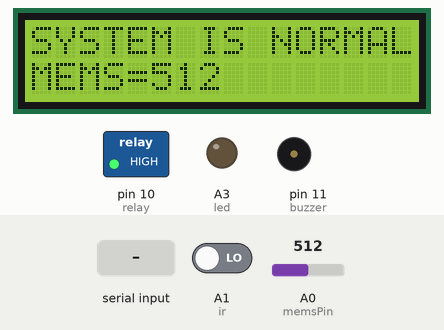
The sketch below on a simulated Arduino Mega 2560, built for the host (arithmetic inside an expression is 32-bit, double 64-bit). Parts: 16×2 character LCD, switched loads named in the sketch (green lamp = pin HIGH), output pins drawn as LEDs (lit = HIGH), buzzer (waves = sounding, pin HIGH). The test bench sets the inputs (shaded band); at power-on: A0 (memsPin) = 512, A1 (ir) LOW. WiFi joins after 1.5 s; servers stay silent unless stated; uploads are accepted with an empty reply; what the sketch prints to the serial monitor is not drawn.

Above: at 7.7 s.
7.8 s: A0 (memsPin) set to 409
At 11.1 s:
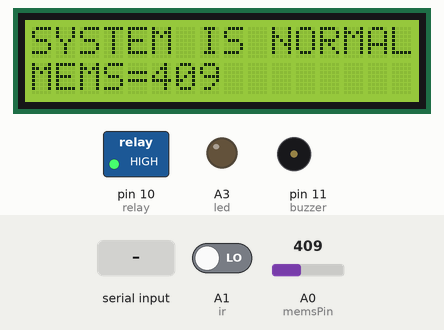
11.4 s: A0 (memsPin) set to 386
At 13.9 s:
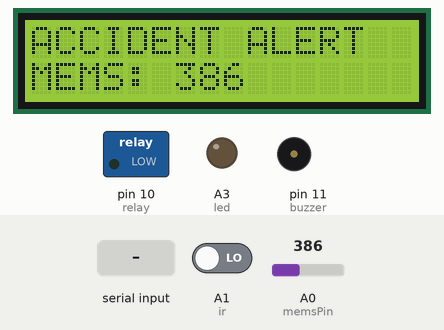
17.1 s: A1 (ir) driven HIGH
At 22.7 s:
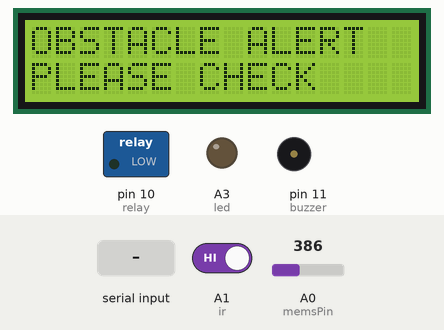
22.8 s: "HELMET" received over the second serial link
At 26.7 s:
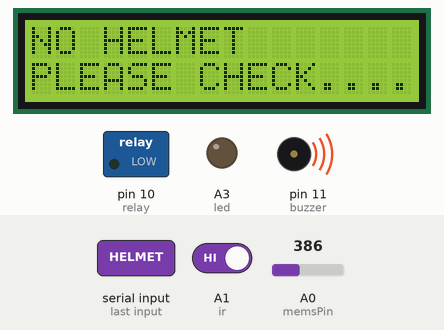
28.5 s: "ALCOHOL" received over the second serial link
At 34.0 s:
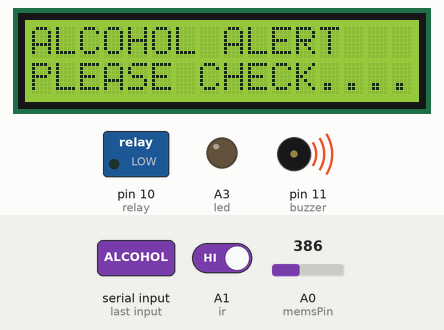
34.2 s: "1" received over the second serial link
Timing chart, 0 to 38.6 s (numbered marks = the images above; inputs shaded):
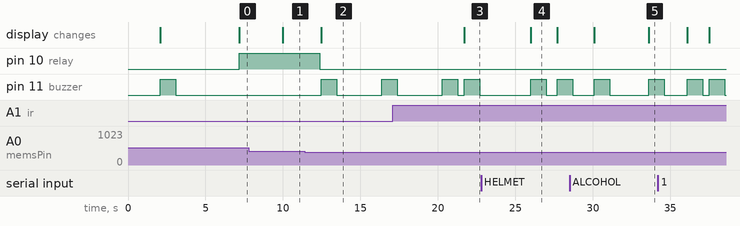

Measured:
- the behaviour switches between 400 and 399 on A0 (memsPin) (found by bisection; images 1 and 2)
- after the input at 7.8 s, the display: changes after 2.2 s (image 1)
- after the input at 11.4 s, pin 10 (relay): HIGH → LOW after 0.98 s; pin 11 (buzzer): LOW → HIGH after 1.1 s, → LOW 1.0 s later, → HIGH 2.9 s later; the display: changes after 1.1 s (image 2)
- after the input at 17.1 s, the display: changes after 4.6 s (image 3)
- after the input at 22.8 s, the display: changes after 3.2 s (image 4)
- what the display in image 4 shows lasts 1.7 s, from 26.0 s to 27.7 s

The sketch:

rx_of_smart_helmet_working.ino
```cpp
#include "WiFiEsp.h"
#include<String.h>

// Emulate Serial1 on pins 6/7 if not present
#ifndef HAVE_HWSERIAL1
#include "SoftwareSerial.h"
SoftwareSerial Serial1(12, 13); // RX, TX
SoftwareSerial SIM900(2, 3); // RX, TX
#endif
char ssid[] = "project12";            // your network SSID (name)
char pass[] = "project123456";        // your network password
int status = WL_IDLE_STATUS;     // the Wifi radio's status

char server[] = "projectsiot.xyz";
char server1[] = "sms.scubedigi.com";

int flag = 0;

String read_msg = "\0";


String ALC = "N";
String HEL = "N";
String OBS = "N";
String ACCI = "N";
String LOC = "%20";


String A = "GET /IoTProjects/SmartHelmet/uploadhelmet.php?a=";
String Z = " HTTP/1.1";
String msg = "GET /api.php?username=Mydreamacd&password=Mydrm123&to=";
String bulk = "\0";
String iot = "\0";

// Initialize the Ethernet client object
WiFiEspClient client;

#include <LiquidCrystal.h>
LiquidCrystal lcd (4,5,6,7,8,9);

#define buzzer 11
#define relay 10
#define ldr A2
#define memsPin A0
#define ir A1
#define led A3
int ir_value = 0;
int mems = 0;
void beep ()
{
  digitalWrite(buzzer, HIGH);
  delay(1000);
  digitalWrite(buzzer, LOW);
  delay(100);
}

 void lcdstring (unsigned int a, unsigned int b, String data)
 {
  lcd.setCursor(a,b);
  lcd.print(data);
 }

void setup()
{
  // initialize serial for debugging
  Serial.begin(9600);
Serial.println(F("BYKE SECTION OF *** SMART HELMET ***"));
SIM900.begin(9600);


lcd.begin(16,2);
  lcd.setCursor(4,0);
   lcd.print("WELCOME");
   lcd.setCursor(0,1);
   lcd.print(" ................ ");

   lcd.clear();
        lcd.setCursor(2,0);
        lcd.print("SMART HELMET ");
        lcd.setCursor(0,1);
         lcd.print("................. ");
         delay(2000);
          lcd.clear();

pinMode(buzzer,OUTPUT);
pinMode(relay,OUTPUT);
pinMode(led,OUTPUT);
pinMode(ldr,INPUT);
pinMode(memsPin,INPUT);
pinMode(ir,INPUT);


beep ();

  // initialize serial for ESP module
  Serial1.begin(9600);
  // initialize ESP module
  WiFi.init(&Serial1);

Serial1.listen (); delay(1000);

  // check for the presence of the shield
  if (WiFi.status() == WL_NO_SHIELD) {
    Serial.println(F("WiFi shield not present"));
    // don't continue
//    while (true);
  }

  // attempt to connect to WiFi network
  while ( status != WL_CONNECTED) {
    Serial.print(F("Attempting to connect to WPA SSID: "));
    Serial.println(ssid);
    // Connect to WPA/WPA2 network
    status = WiFi.begin(ssid, pass);
  }


SIM900.listen (); delay(500);

}

void loop()
{


mems = analogRead(memsPin);
Serial.println("mems = "+String(mems));

  /*
int ldr_read1=analogRead(ldr);
 Serial.print("LDR:");
    Serial.print("\t");
  Serial.println(ldr_read1);
  delay(10);

  if(ldr_read1<400){
digitalWrite(led,LOW);
    delay(100);
  }
  if(ldr_read1>400){

digitalWrite(led,HIGH);
    delay(100);

  }
*/

ShowSerialData() ;

// RECEIVE RF SIGNAL AND CHECK ON BOARD IGNITION SWITCH
if (read_msg.indexOf("HELMET") != (-1))
{
  HEL = "Y";
  flag = 0;
  Serial.println("alcohol alert please check...");
    digitalWrite(relay,0);
    delay(100);
    lcd.setCursor(0,0);
    lcd.print("NO HELMET      ");
    lcd.setCursor(0,1);
    lcd.print("PLEASE CHECK......");
    beep();
    delay(100);
    read_msg = "\0";
 LOC = "%20";
}
else
{

  HEL = "N";
LOC = "%20";
LOC = "%20";
}

ShowSerialData() ;

if (read_msg.indexOf("ALCOHOL") != (-1))
{
  ALC = "Y";
  flag = 0;
  Serial.println("alcohol alert please check...");
    digitalWrite(relay,0);
    delay(100);
    lcd.setCursor(0,0);
    lcd.print("ALCOHOL ALERT    ");
    lcd.setCursor(0,1);
    lcd.print("PLEASE CHECK......");
    beep();
    delay(100);
 LOC = "%20";
 read_msg = "\0";
}


else
{

  ALC = "N";
LOC = "%20";
LOC = "%20";
}

ShowSerialData() ;
ir_value = digitalRead(ir);

 if (mems < 400)
{
  ACCI = "Y";
LOC = "%20";
  flag = 0;
  Serial.println("accident occured......");
  digitalWrite(relay,0);
  digitalWrite(relay,0);
    delay(100);
    lcd.setCursor(0,1);
    lcd.print("                     ");
    lcd.setCursor(0,0);
    lcd.print("ACCIDENT ALERT  ");
    lcd.setCursor(0,1);
    lcd.print("MEMS: "+String(mems));
    beep();
}


else
{

  ACCI = "N";
  LOC = "%20";
}

ShowSerialData() ;

if (ir_value == 1)
{
 OBS = "Y";
LOC ="%20";
  flag = 0;
  Serial.println("OBSTACLE occured......");
  digitalWrite(relay,0);
  digitalWrite(relay,0);
    delay(100);
    lcd.setCursor(0,0);
    lcd.print("OBSTACLE ALERT  ");
    lcd.setCursor(0,1);
    lcd.print("PLEASE CHECK   ");
    beep();

}


else
{

 OBS = "N";
 LOC = "%20";
}

ShowSerialData() ;

if ((ir_value == 0)&&(mems > 400)&&(read_msg.indexOf("HELMET")==(-1))&&(read_msg.indexOf("ALCOHOL")==(-1)))
{
  Serial.println("system is normal");
  lcdstring(0,1,"                                    ");
  lcdstring(0,0,"SYSTEM IS NORMAL   ");
  lcdstring(0,1,"MEMS="+String(mems));

  digitalWrite(relay,1);
  delay(100);

 read_msg = "\0";
}

ShowSerialData() ;

if (flag <2)
{
  flag ++;
 iot = A +ALC + "&b=" + OBS + "&c=" + ACCI + "&d=" + HEL + Z;

Serial1.listen (); delay(500);

 Serial.print(F("IOT = ")); Serial.println(iot);

  // if the server's disconnected, stop the client
  if (!client.connected()) {
    Serial.println(F("Disconnecting from server..."));
    client.stop();

    // do nothing forevermore
    //while (true);
  }
  client.stop();
  client.flush();

  for (int x = 0; x < 1; x++)
  {
    delay(10);
    Serial.println(x, DEC);
  }
  Serial.println(F("Starting connection to server..."));
  // if you get a connection, report back via serial
  if (client.connect(server, 80)) {
    Serial.println(F("Connected to server"));
    // Make a HTTP request

    //client.println("GET /IoTProjects/TollBooth/tollbooth.php?a=A&b=5&c=6&d=3 HTTP/1.1");

    client.println( A +ALC + "&b=" + OBS + "&c=" + ACCI + "&d=" + HEL + Z);

    client.println("Host: projectsiot.xyz");
    client.println("Connection: close");
    client.println();
    iot = "\0";


SIM900.listen (); delay(500);
  }
  }

ShowSerialData() ;
}// loop

void ShowSerialData()
{
  SIM900.listen();
  delay(200);
  while(SIM900.available()!=0)
   read_msg = SIM900.readString();

  Serial.println("read_msg is = "); Serial.println(read_msg);

   delay(1);
}
```
